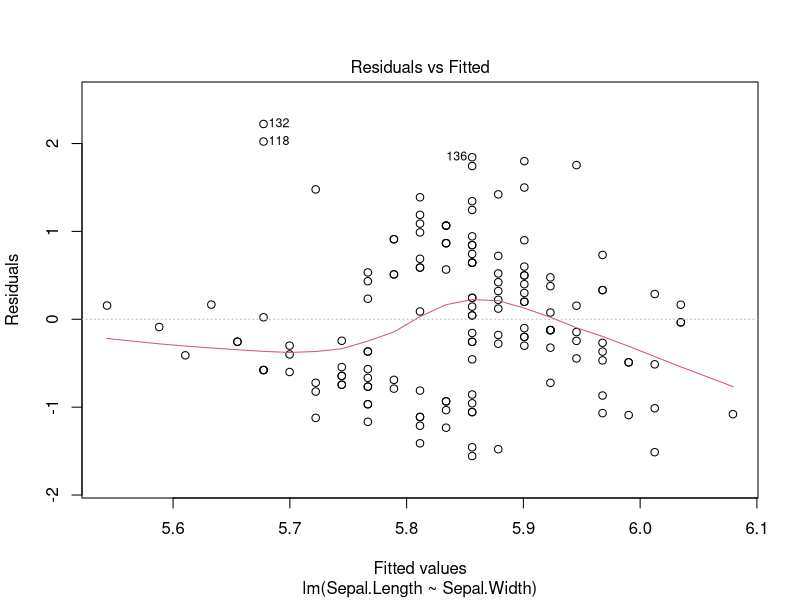
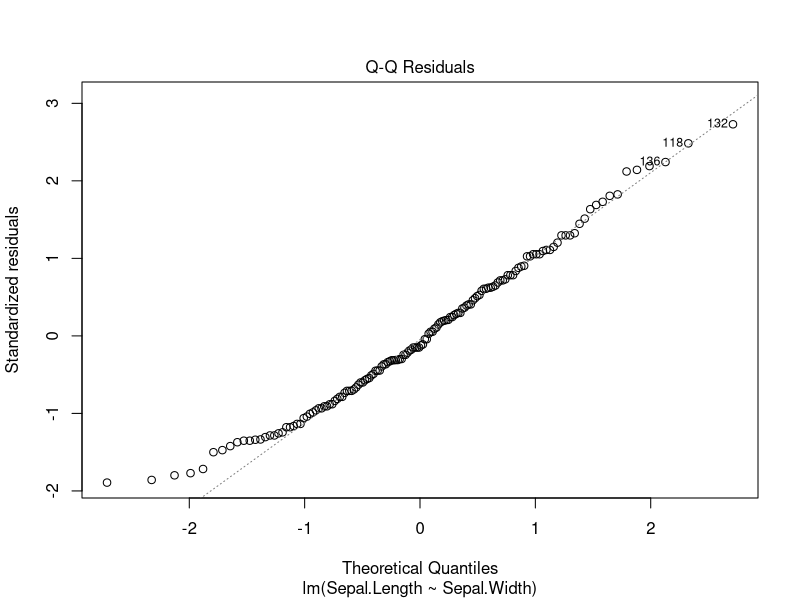
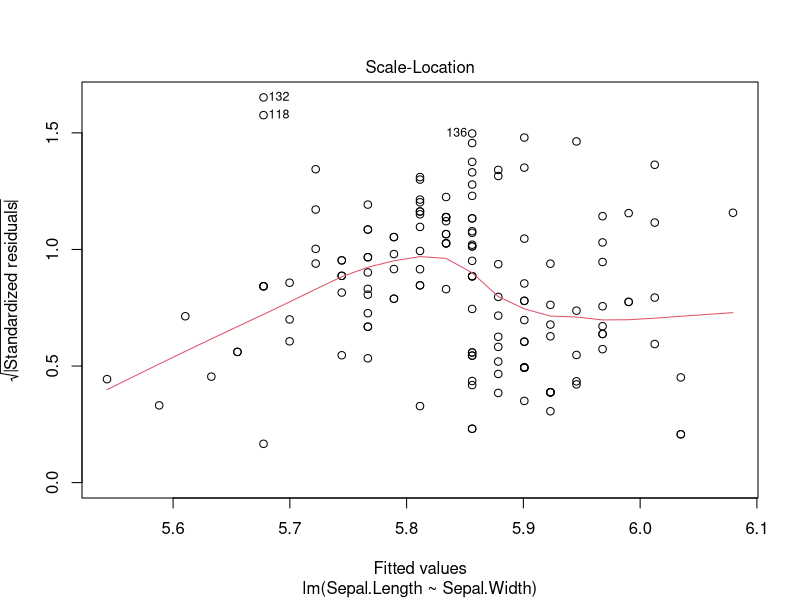
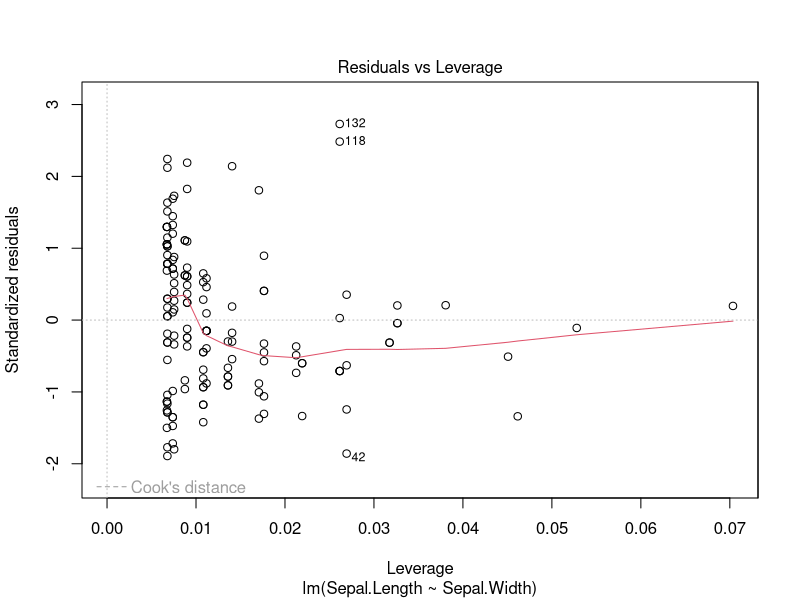

Generate these figures, in order, with R:
## ---- chunk 1
colnames(iris)
## ---- chunk 2
model <- lm(Sepal.Length ~Sepal.Width,data=iris)
summary(model)
## ---- chunk 3
plot(model)
